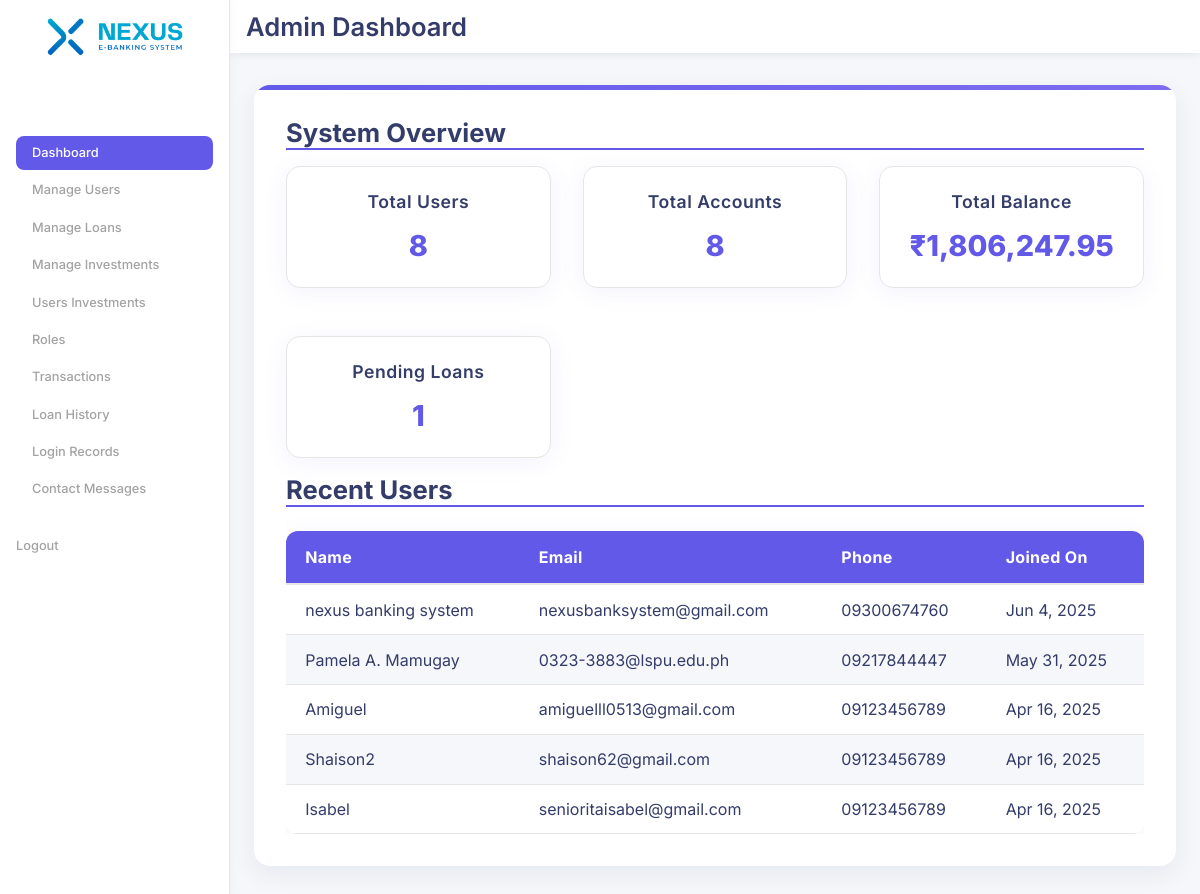
Page /admin/dashboard.php (signed in) on the committed database.
### tables this page shows
CREATE TABLE IF NOT EXISTS `users` (
  `user_id` int NOT NULL AUTO_INCREMENT,
  `full_name` varchar(100) NOT NULL,
  `age` int NOT NULL,
  `birth_year` int NOT NULL,
  `email` varchar(100) NOT NULL,
  `address` text NOT NULL,
  `occupation` varchar(50) NOT NULL,
  `phone` varchar(20) NOT NULL,
  `password_hash` varchar(255) NOT NULL,
  `created_at` timestamp NULL DEFAULT CURRENT_TIMESTAMP,
  `is_admin` tinyint(1) DEFAULT '0',
  `status` enum('pending','approved','rejected') DEFAULT 'pending',
  `is_active` tinyint(1) NOT NULL DEFAULT '1',
  `reset_token` varchar(255) DEFAULT NULL,
  `reset_expires_at` datetime DEFAULT NULL,
  `profile_picture` varchar(255) DEFAULT NULL,
  `login_attempts` int NOT NULL DEFAULT '0',
  `blocked_until` datetime DEFAULT NULL,
  PRIMARY KEY (`user_id`),
  UNIQUE KEY `email` (`email`)
);

### admin/dashboard.php (the view, shortened to what this page needs)
<?php
require_once '../includes/db.php';
$totalUsers = $pdo->query("SELECT COUNT(*) FROM users")->fetchColumn();
$totalAccounts = $pdo->query("SELECT COUNT(*) FROM accounts")->fetchColumn();
$totalBalance = $pdo->query("SELECT SUM(balance) FROM accounts")->fetchColumn();
$totalBalance = $totalBalance ?: 0;
$pendingLoans = $pdo->query("SELECT COUNT(*) FROM loans WHERE status = 'pending'")->fetchColumn();
$recentUsers = $pdo->query("SELECT * FROM users ORDER BY created_at DESC LIMIT 5")->fetchAll();
?>
<!DOCTYPE html>
<html lang="en">
<head>
    <link rel="stylesheet" href="../assets/css/admin-main.css">
    <link rel="stylesheet" href="../assets/css/admin-dashboard.css">
</head>
<body>
    <div class="wrapper">
        <aside class="sidebar">
            <div class="Logos-cont">
                <img src="../assets/images/Logo-color.png" alt="SecureBank Logo" class="logo-container">
            </div>
            <nav class="dashboard-nav">
                <a href="dashboard.php" class="active btn dash-text">Dashboard</a>
                <a href="manage-users.php" class="btn">Manage Users</a>
                <a href="manage-loans.php" class="btn">Manage Loans</a>
                <a href="manage-investments.php" class="btn">Manage Investments</a>
                <a href="track-investments.php" class="btn">Users Investments</a>
                <a href="role.php" class="btn">Roles</a>
                <a href="recent_transactions.php" class="btn">Transactions</a>
                <a href="loan-history.php" class="btn">Loan History</a>
                <a href="login-records.php" class="btn">Login Records</a>
                <a href="manage-messages.php" class="btn">Contact Messages</a>
            </nav>
            <div class="logout-cont">
                <a href="../logout.php" class="logout">Logout</a>
            </div>
        </aside>
        <main class="container">
            <header>
                <h1>Admin Dashboard</h1>
            </header>
            <div class="content">
                <h2>System Overview</h2>
                <div class="stats-grid">
                    <div class="stat-card">
                        <h3>Total Users</h3>
                        <p><?= $totalUsers ?></p>
                    </div>
                    <div class="stat-card">
                        <h3>Total Accounts</h3>
                        <p><?= $totalAccounts ?></p>
                    </div>
                    <div class="stat-card">
                        <h3>Total Balance</h3>
                        <p>₹<?= number_format($totalBalance, 2) ?></p>
                    </div>
                    <div class="stat-card">
                        <h3>Pending Loans</h3>
                        <p><?= $pendingLoans ?></p>
                    </div>
                </div>
                <h2>Recent Users</h2>
                <div class="table-cont">
                    <?php if (empty($recentUsers)): ?>
                    <p>No users found.</p>
                    <?php else: ?>
                    <table class="users-table">
                        <thead>
                            <tr>
                                <th>Name</th>
                                <th>Email</th>
                                <th>Phone</th>
                                <th>Joined On</th>
                            </tr>
                        </thead>
                        <tbody>
                            <?php foreach ($recentUsers as $user): ?>
                            <tr>
                                <td><?= htmlspecialchars($user['full_name']) ?></td>
                                <td><?= htmlspecialchars($user['email']) ?></td>
                                <td><?= htmlspecialchars($user['phone']) ?></td>
                                <td><?= date('M j, Y', strtotime($user['created_at'])) ?></td>
                            </tr>
                            <?php endforeach; ?>
                        </tbody>
                    </table>
                </div>
                <?php endif; ?>
            </div>
        </main>
    </div>
</body>
</html>

### assets/css/admin-main.css (style rules this page uses)
:root { --main-color: #ffffff; --bg-color: #f5f7fa; --bg-sidecolor-2: #6359e9; --font-color: #343c6a; --thin-font-color: #718ebf; --inactive-font-color: #a3a3a3; --hover-effects: #efeeff; --big-font-size: clamp(4rem, 6vw, 6.6rem); --semi-big-font-size: clamp(1.5rem, 3vw, 1.6rem); --paragraph-font-size: clamp(0.7rem, 1.5vw, 0.8rem); }
.content { display: flex; flex-direction: column; background: var(--main-color); padding: 2rem; border-radius: 16px; box-shadow: 0 8px 24px rgba(52, 60, 106, 0.08); margin: 2rem 1.5rem 2rem 1.5rem; transition: transform 0.3s ease, box-shadow 0.3s ease; position: relative; overflow: hidden; }
.content::before { content: ""; position: absolute; top: 0; left: 0; width: 100%; height: 5px; background: linear-gradient(90deg, var(--bg-sidecolor-2), #7e6cf1); }
* { margin: 0; padding: 0; box-sizing: border-box; font-family: "Poppins", sans-serif; text-decoration: none; font-family: "inter", sans-serif; }
* { margin: 0; padding: 0; box-sizing: border-box; font-family: "Inter", sans-serif; }
body, html { height: 100%; }
.wrapper { display: flex; height: 100vh; background-color: var(--bg-color); }
.logout-cont { display: flex; flex-direction: column; gap: 1rem; margin-top: 2rem; font-size: var(--paragraph-font-size); color: var(--inactive-font-color); font-weight: 500; cursor: pointer; }
.logout { color: var(--inactive-font-color); text-decoration: none; font-weight: 500; transition: color 0.3s ease; display: flex; align-items: center; gap: 0.6rem; }
.btn { display: flex; align-items: center; gap: 0.6rem; padding: 0rem 1rem; background-color: transparent; color: var(--inactive-font-color); border-radius: 8px; font-weight: 500; height: 34.2px; }
.container { flex: 1; background-color: var(--bg-color); overflow: auto; z-index: 999; }
.table-cont { overflow: auto; width: 100%; }
.content h2 { margin-bottom: var(--spacing-medium); color: var(--font-color); border-bottom: 2px solid var(--bg-sidecolor-2); padding-bottom: var(--spacing-small); font-size: var(--semi-big-font-size); }

### assets/css/admin-dashboard.css (style rules this page uses)
:root { --admin-card-bg: #fff; --admin-card-shadow: 0 4px 24px rgba(99, 89, 233, 0.08); --admin-card-radius: 14px; --admin-card-padding: 1.5rem; --admin-table-header-bg: #6359e9; --admin-table-header-color: #fff; --admin-table-row-alt: #f5f7fa; --admin-table-row-hover: #efeeff; --admin-table-border: #e7e5e5; }
.stats-grid { display: grid; grid-template-columns: repeat(auto-fit, minmax(220px, 1fr)); gap: 2rem; margin-bottom: 1rem; }
.stat-card { background: var(--admin-card-bg); box-shadow: var(--admin-card-shadow); border-radius: var(--admin-card-radius); padding: var(--admin-card-padding); display: flex; flex-direction: column; align-items: center; transition: box-shadow 0.2s, transform 0.2s; border: 1px solid var(--admin-table-border); gap: 0.5rem; margin-top: 1rem; }
.stat-card h3 { font-size: 1.1rem; color: var(--font-color); margin-bottom: 0.5rem; font-weight: 600; letter-spacing: 0.5px; }
.stat-card p { font-size: 1.8rem; color: var(--bg-sidecolor-2); font-weight: 800; margin: 0; }
.users-table { width: 100%; border-collapse: collapse; margin-top: 1.5rem; background: var(--admin-card-bg); border-radius: 12px; overflow: hidden; box-shadow: var(--admin-card-shadow); }
.users-table thead { background: var(--admin-table-header-bg); }
.users-table thead th { color: var(--admin-table-header-color); font-size: 1rem; font-weight: 700; padding: 1rem 1.2rem; text-align: left; border-bottom: 2px solid var(--admin-table-border); letter-spacing: 0.02em; }
.users-table tbody tr { transition: background 0.2s; }
.users-table tbody tr:nth-child(even) { background: var(--admin-table-row-alt); }
.users-table tbody td { padding: 0.9rem 1.2rem; font-size: 1rem; color: var(--font-color); border-bottom: 1px solid var(--admin-table-border); }
.table-cont { overflow: auto; width: 100%; }

### rows in the picture
users: full_name "nexus banking system", email "nexusbanksystem@gmail.com", phone "09300674760", created_at "Jun 4, 2025"
users: full_name "Pamela A. Mamugay", email "0323-3883@lspu.edu.ph", phone "09217844447", created_at "May 31, 2025"
users: full_name "Amiguel", email "amiguelll0513@gmail.com", phone "09123456789", created_at "Apr 16, 2025"
users: full_name "Shaison2", email "shaison62@gmail.com", phone "09123456789", created_at "Apr 16, 2025"
users: full_name "Isabel", email "senioritaisabel@gmail.com", phone "09123456789", created_at "Apr 16, 2025"

### other values in the picture
$totalUsers "8"
$totalAccounts "8"
$totalBalance "1,806,247.95"
$pendingLoans "1"
